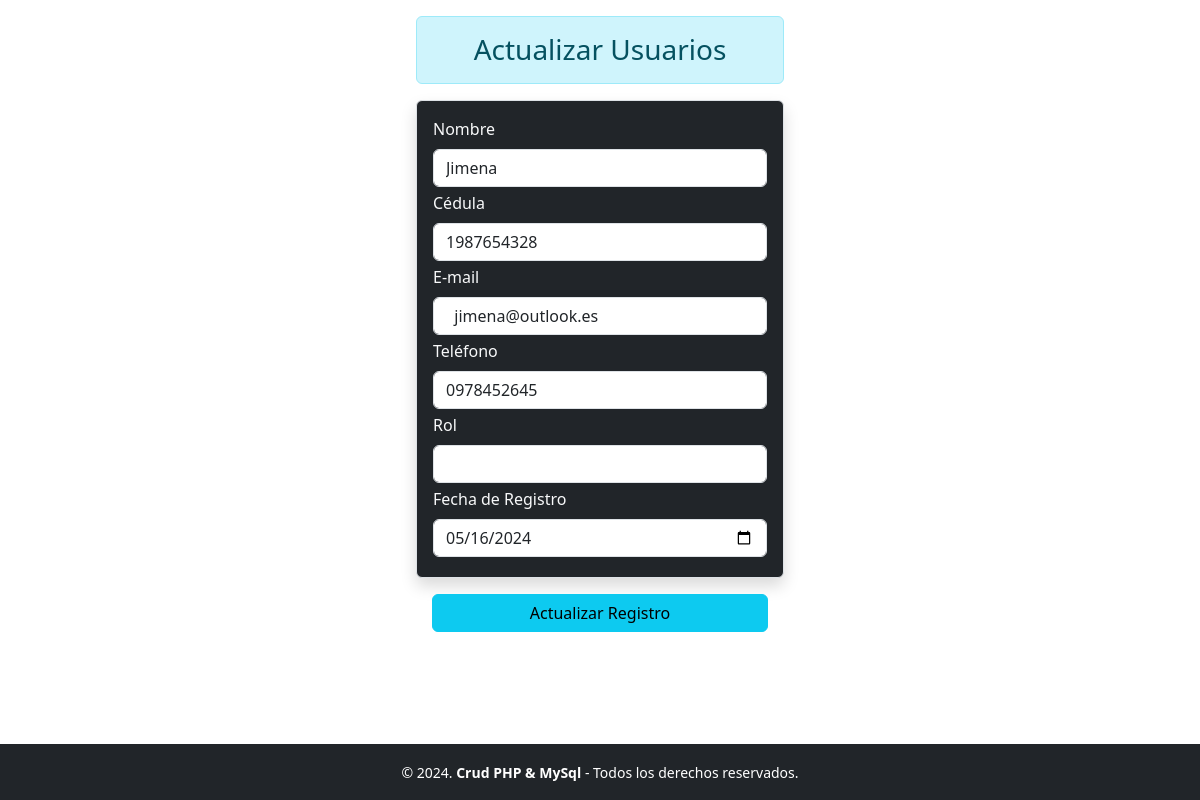
/modificar.php?id=4, run on the app's committed database.
### tables this page shows
CREATE TABLE `usuarios` (
  `id` int(100) NOT NULL,
  `nombre` varchar(200) NOT NULL,
  `cedula` varchar(10) NOT NULL,
  `correo` varchar(150) NOT NULL,
  `telefono` varchar(10) NOT NULL,
  `fecha_registro` date NOT NULL
);

### modificar.php (the view, shortened to what this page needs)
<?php
include "conexion.php";
$id = $_GET["id"];
$sql = $conexion->query("select *from usuarios where id =$id");
?>
<!DOCTYPE html>
<html lang="es">
<head>
    <link href="https://cdn.jsdelivr.net/npm/bootstrap@5.3.2/dist/css/bootstrap.min.css" rel="stylesheet">
    <link href="https://getbootstrap.com/docs/5.3/assets/css/docs.css" rel="stylesheet">
    <link href="https://cdn.jsdelivr.net/npm/bootstrap@5.3.3/dist/css/bootstrap.min.css" rel="stylesheet">
</head>
<body>
    <form class="col-4 p-3 m-auto" method="POST">
        <h3 class="text-center alert alert-info"> Actualizar Usuarios</h3>
        <?php
        include "controlador/modificar_user.php";
        while ($datos = $sql->fetch_object()) { ?>
            <div class="bg-dark p-3 border rounded shadow">
                <div class="mb-1">
                    <label for="exampleInputEmail1" class="form-label  text-light">Nombre</label>
                    <input type="text" class="form-control" name="nombre" value="<?= $datos->nombre ?>">
                </div>
                <div class="mb-1">
                    <label for="exampleInputPassword1" class="form-label text-light">Cédula</label>
                    <input type="text" class="form-control" name="cedula" value="<?= $datos->cedula ?>">
                </div>
                <div class="mb-1">
                    <label for="exampleInputPassword1" class="form-label text-light">E-mail</label>
                    <input type="text" class="form-control" name="correo" value="<?= $datos->correo ?>">
                </div>
                <div class="mb-1">
                    <label for="exampleInputPassword1" class="form-label text-light">Teléfono</label>
                    <input type="text" class="form-control" name="telefono" value="<?= $datos->telefono ?>">
                </div>
                <div class="mb-1">
                    <label for="exampleInputPassword1" class="form-label text-light">Rol</label>
                    <input type="text" class="form-control" name="rol" value="<?= $datos->rol ?>">
                </div>
                <div class="mb-1">
                    <label for="exampleInputPassword1" class="form-label text-light">Fecha de Registro</label>
                    <input type="date" class="form-control" name="fecha_registro" value="<?= $datos->fecha_registro ?>">
                </div>
            </div>
        <?php
        }
        ?>
        <div class="d-grid p-3">
            <button type="submit" class="btn btn-info" name="btnregistro" value="ok">Actualizar Registro</button>
        </div>
    </form>
    <footer class="text-center text-bg-dark mt-auto py-3 fixed-bottom">
        <small>&copy; 2024. <b>Crud PHP & MySql</b> - Todos los derechos reservados.</small>
    </footer>
</body>
</html>

### data on the page
usuarios: nombre "Jimena", cedula "1987654328", correo "jimena@outlook.es", telefono "0978452645", fecha_registro "05/16/2024"
